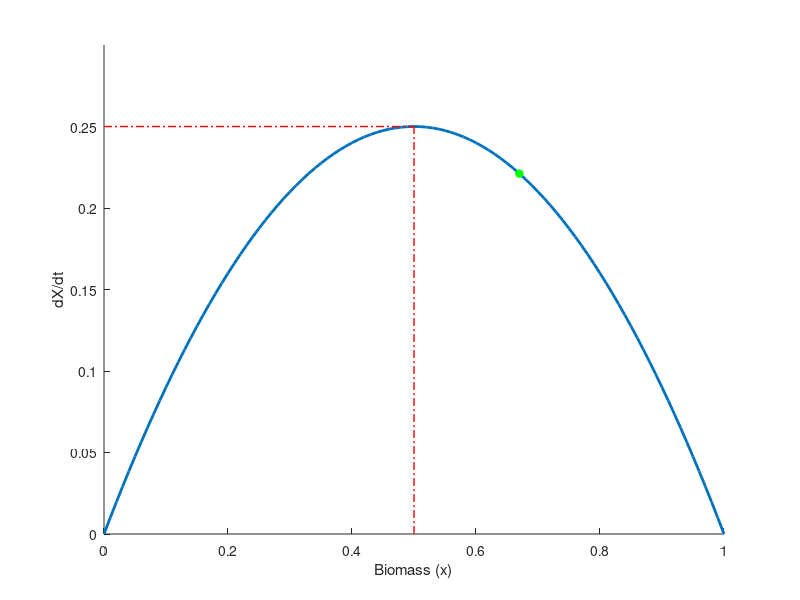

Source code (MATLAB):
%Finding the MSY and the optimal profit state for the logisitc growth equation
clear all
clc
%grid and inital conditions
X=0:0.01:1;
K=1;
r=1;

%The logisitic growth equation
N=@(x) r*x.*(1-x./K);

%The surplus extracted at every state and the profit calculated
N_dt=N(X);
profit=sqrt(N(X).*X);

%The surplus and profit are then plotted
hold on
plot(X,N_dt,'LineWidth',2)
a=find(profit==max(profit));
plot(X(a),N(X(a)),'g*','LineWidth',2)

%Plotting some refrence lines, such as the state where the MSY is obtained
%and how much it produces. Inserted manually
axis([0 1 0 0.3])
line([0 0.5],[0.25 0.25],'LineWidth',1, 'Color','red','LineStyle','-.')
line([0.5 0.5],[0 0.25],'LineWidth',1, 'Color','red','LineStyle','-.')
xlabel('Biomass (x)')
ylabel('dX/dt')